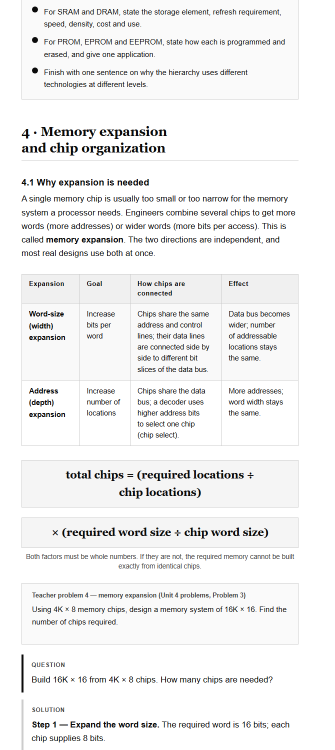
#> input picture coa/_work/m4_chip2.png, 670 x 1500 px (shown at 1/2 size)
$ python sheet.py m4_chip2.png 5 1.0 5 out.png
#> lines starting #> are read from the running program, lines starting #| are printed output that depends on the picture
from PIL import Image, ImageDraw
import sys
src = Image.open(sys.argv[1])
#> src is the input picture: PIL image 670x1500 RGB; mean R, G, B 241.3, 241.3, 241.3
w, h = src.size
#> w = 670; h = 1500
step = int(sys.argv[2]) if len(sys.argv) > 2 else 1500
scale = float(sys.argv[3]) if len(sys.argv) > 3 else 0.4
cols = int(sys.argv[4]) if len(sys.argv) > 4 else 3
slices = []
for y in range(0, h, step):
    s = src.crop((0, y, w, min(y + step, h)))
    s = s.resize((int(w * scale), int((min(y + step, h) - y) * scale)))
    slices.append((y, s))
#> after the loop, slices = 300 items
rows = (len(slices) + cols - 1) // cols
#> rows = 60
cw, ch = slices[0][1].size
#> cw = 670; ch = 5
sheet = Image.new("RGB", (cols * (cw + 10) + 10, rows * (ch + 24) + 10), "white")
#> sheet: PIL image 3410x1750 RGB; every value is 255
d = ImageDraw.Draw(sheet)
for i, (y, s) in enumerate(slices):
    x = 10 + (i % cols) * (cw + 10)
    yy = 10 + (i // cols) * (ch + 24)
    sheet.paste(s, (x, yy))
    d.text((x + 4, yy + ch + 4), f"y={y}", fill="black")
#> this loop made 300 passes
#> (y, x, yy) on passes 1 to 3: (0, 10, 10), (5, 690, 10), (10, 1370, 10)
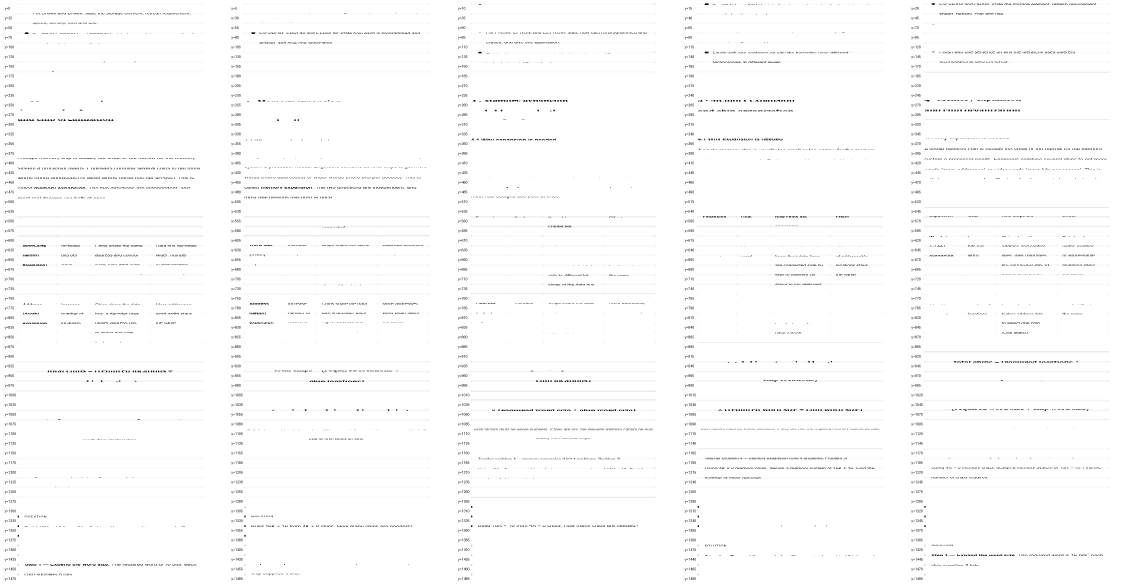
#> sheet: PIL image 3410x1750 RGB (shown at 1/3 size); mean R, G, B 251.9, 251.9, 251.9
out = sys.argv[5] if len(sys.argv) > 5 else "sheet.png"
sheet.save(out)
print(out, sheet.size, len(slices))
#| out.png (3410, 1750) 300

$ run again, on coa/_work/m4_crop_hier.png
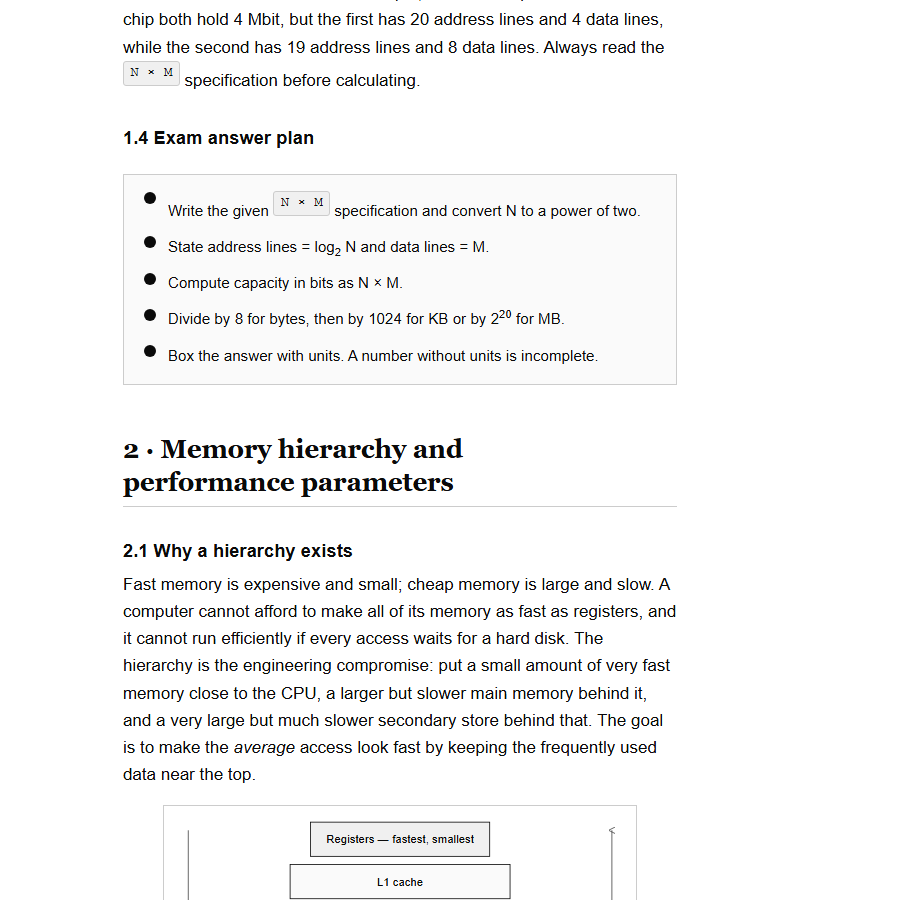
#> input picture coa/_work/m4_crop_hier.png, 900 x 900 px
#> src is the input picture: PIL image 900x900 RGB; mean R, G, B 244.9, 244.9, 244.9
#> after the loop `for y in range(0, h, step):`: slices = 180 items
#> rows = 36
#> the loop `for i, (y, s) in enumerate(slices):` made 180 passes
#> (y, x, yy) on passes 1 to 3: (0, 10, 10), (5, 920, 10), (10, 1830, 10)
#> after the loop `for i, (y, s) in enumerate(slices):`:
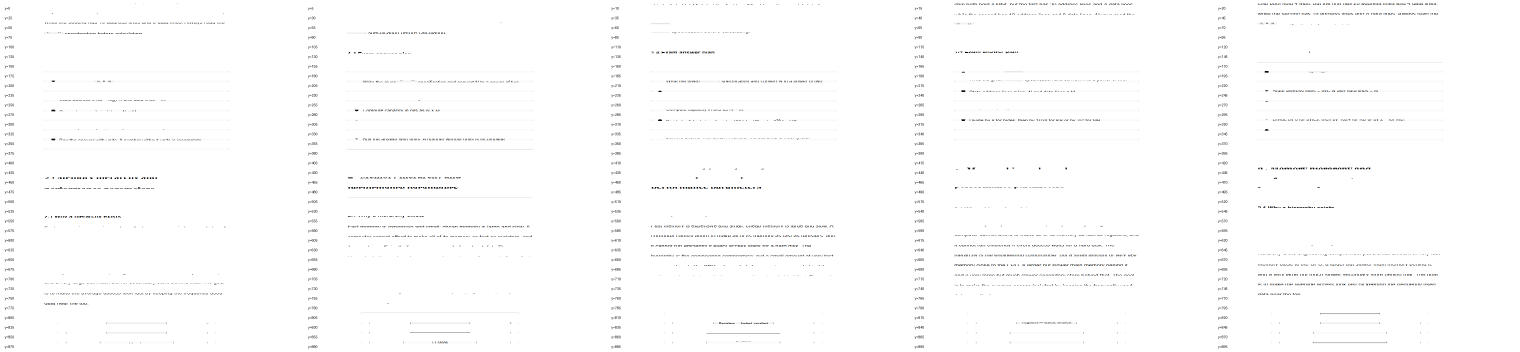
#> sheet: PIL image 4560x1054 RGB (shown at 1/3 size); mean R, G, B 252.7, 252.7, 252.7
#| out.png (4560, 1054) 180

$ run again, on coa/_work/m4_crop_paging.png
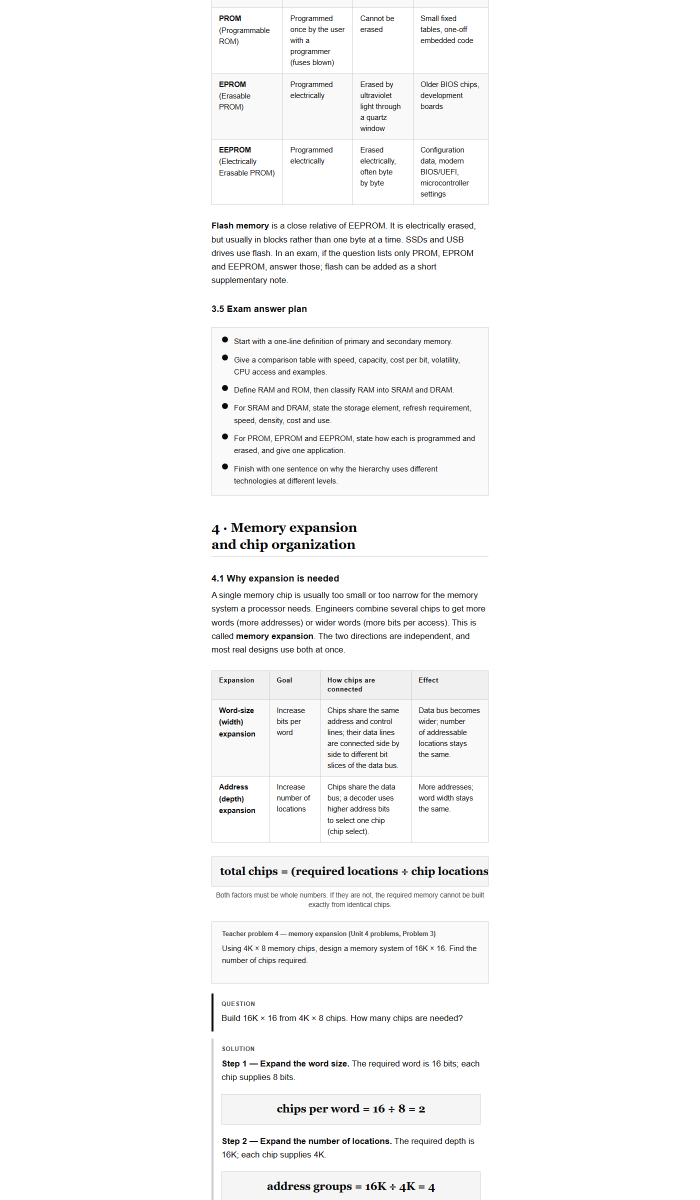
#> input picture coa/_work/m4_crop_paging.png, 1400 x 2400 px (shown at 1/2 size)
#> src is the input picture: PIL image 1400x2400 RGB; mean R, G, B 248.7, 248.7, 248.7
#> after the loop `for y in range(0, h, step):`: slices = 480 items
#> rows = 96
#> the loop `for i, (y, s) in enumerate(slices):` made 480 passes
#> (y, x, yy) on passes 1 to 3: (0, 10, 10), (5, 1420, 10), (10, 2830, 10)
#> after the loop `for i, (y, s) in enumerate(slices):`:
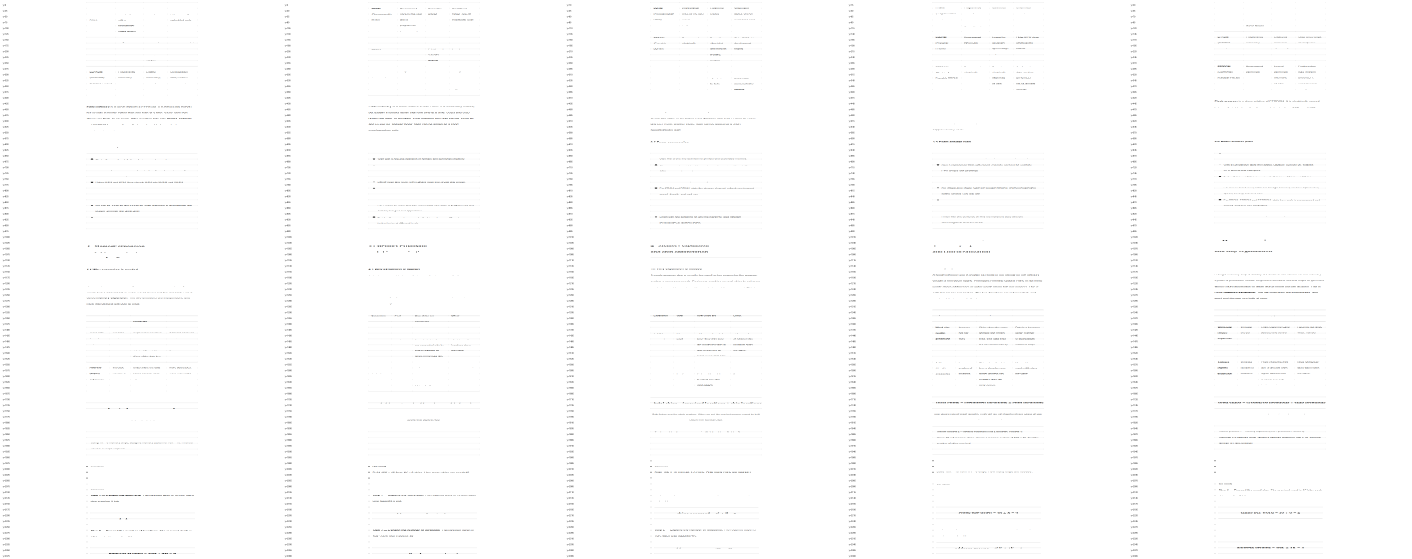
#> sheet: PIL image 7060x2794 RGB (shown at 1/5 size); mean R, G, B 253.5, 253.5, 253.5
#| out.png (7060, 2794) 480

$ run again, on coa/_work/m4_crop_paging2.png
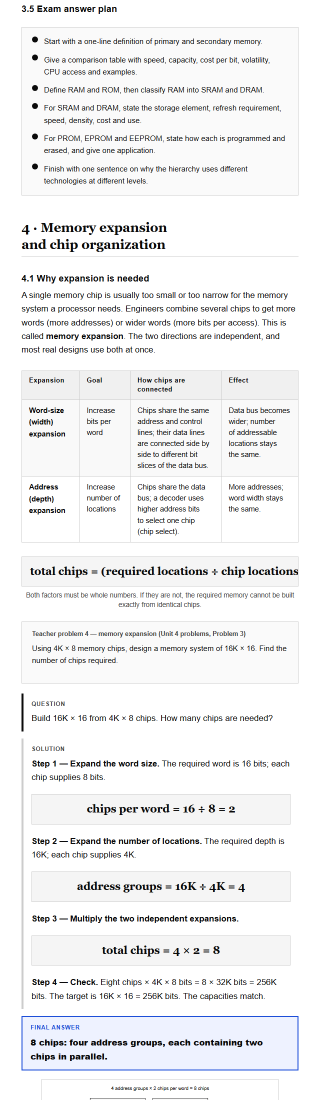
#> input picture coa/_work/m4_crop_paging2.png, 670 x 2200 px (shown at 1/2 size)
#> src is the input picture: PIL image 670x2200 RGB; mean R, G, B 240.7, 241, 241.7
#> after the loop `for y in range(0, h, step):`: slices = 440 items
#> rows = 88
#> the loop `for i, (y, s) in enumerate(slices):` made 440 passes
#> (y, x, yy) on passes 1 to 3: (0, 10, 10), (5, 690, 10), (10, 1370, 10)
#> after the loop `for i, (y, s) in enumerate(slices):`:
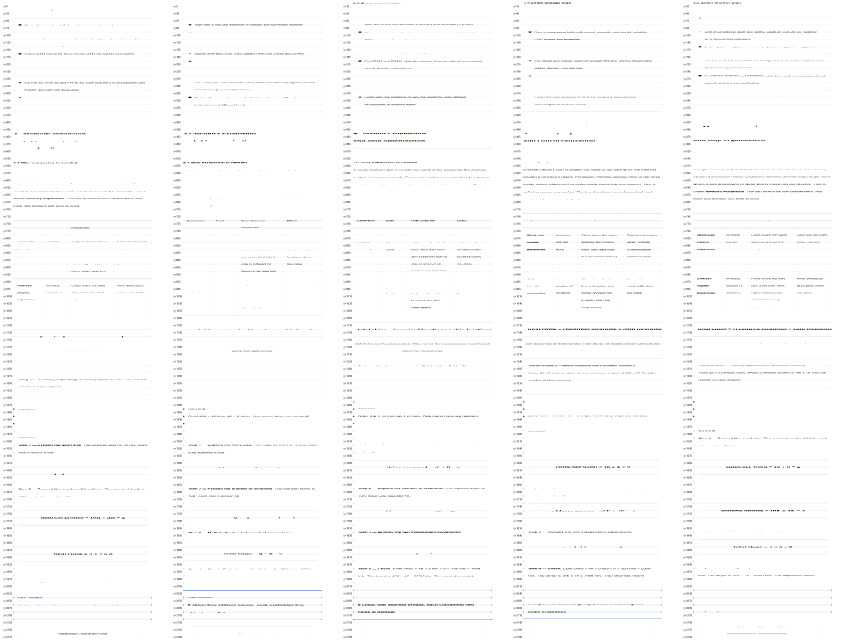
#> sheet: PIL image 3410x2562 RGB (shown at 1/4 size); mean R, G, B 251.7, 251.8, 251.9
#| out.png (3410, 2562) 440
